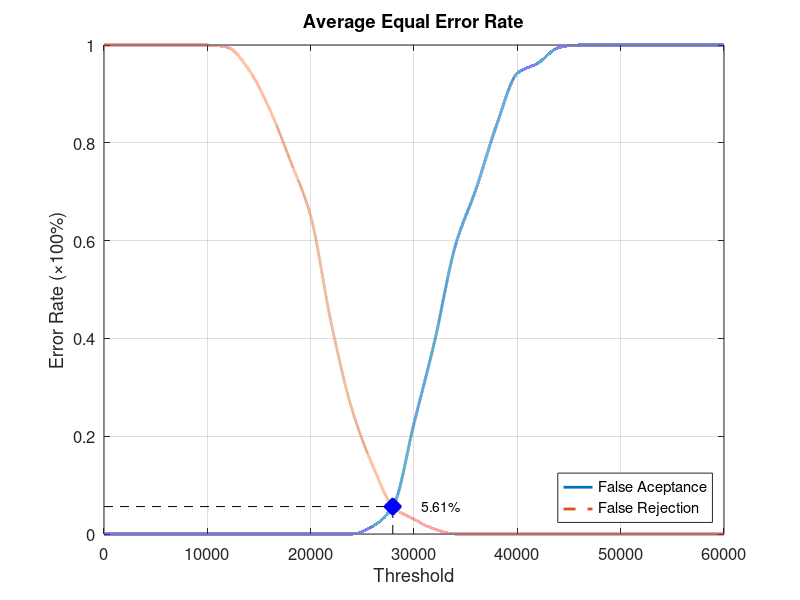
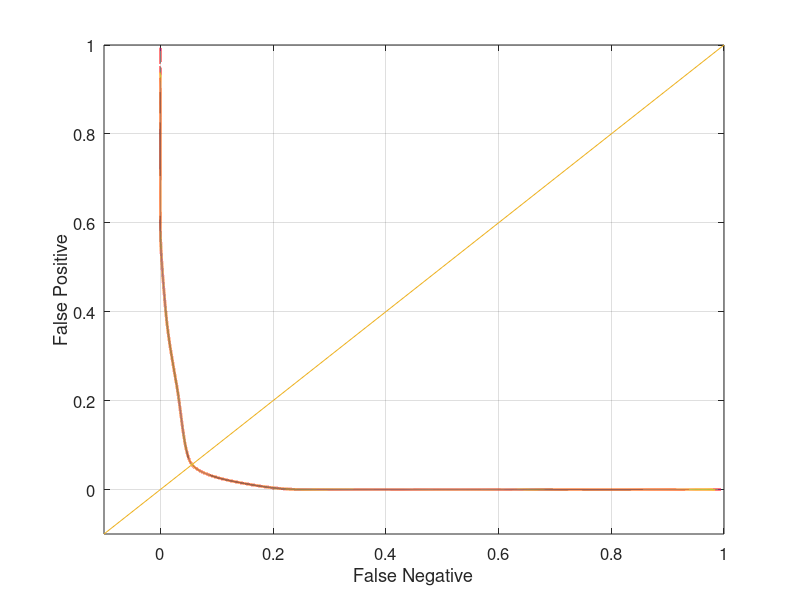

Write the MATLAB code that produced these figures, in order.
function yEER = Database2_2
close all;
clear;
clc;
x = 0:2000:60000;
xq = 0:0.5:60000;

y0 = [0 0 0 0 0 0 0 0 0 0 0 0 0 0.0157895 0.0578947 0.226316 0.394737 0.589474 0.705263 0.836842 0.942105 0.963158 0.994737 1 1 1 1 1 1 1 1];
yy0 = interp1(x, y0, xq, 'pchip');
y1 = [1 1 1 1 1 1 0.995 0.95 0.87 0.765 0.65 0.43 0.255 0.14 0.055 0.03 0.01 0 0 0 0 0 0 0 0 0 0 0 0 0 0];
yy1 = interp1(x, y1, xq, 'pchip');

% Calculating EER: 
y2 = abs(y0 - y1);
find(y2 == min(y2))
yy2 = abs(yy0 - yy1);
xEER = find(yy2 == min(yy2));
xEERIndex = xq(xEER) % X-axis EER
yEER = yy0(xEER) % Y-axis EER

main = figure
plot(xq, yy0,'-','LineWidth', 2);	hold on
plot(xq, yy1,'--','LineWidth', 2);	hold on
plot([xEERIndex xEERIndex], [0 yEER], 'k--');	hold on
plot([0 xEERIndex], [yEER yEER], 'k--');	hold on
plot(xEERIndex, yEER, 'bx', 'LineWidth', 10);	hold on
text(xEERIndex + 10 * xEERIndex / 100, yEER, [num2str(round((10000 * yEER)) / 100) '%'])
legend('False Aceptance', 'False Rejection', 'Location', 'SouthEast')
xlabel('Threshold')
ylabel('Error Rate (\times100%)')
title('Average Equal Error Rate')
set(gca, 'FontSize', 12)
axis([0 60000 0 1])
grid on

print(main, 'Database2_2Main', '-dpng');
FNRxFPR = figure('Color', [1 1 1]);
plot(yy1, yy0, '-', yy1, yy0, 'LineWidth', 2);
hold on
y = -0.1:0.1:1
plot(y, y); 
set(gca, 'FontSize', 12)
xlabel('False Negative')
ylabel('False Positive')
axis([-0.1 1 -0.1 1])
set(gca, 'FontSize', 12)
grid on

print(FNRxFPR, 'Database2_2FNRxFPR','-dpng');
end
